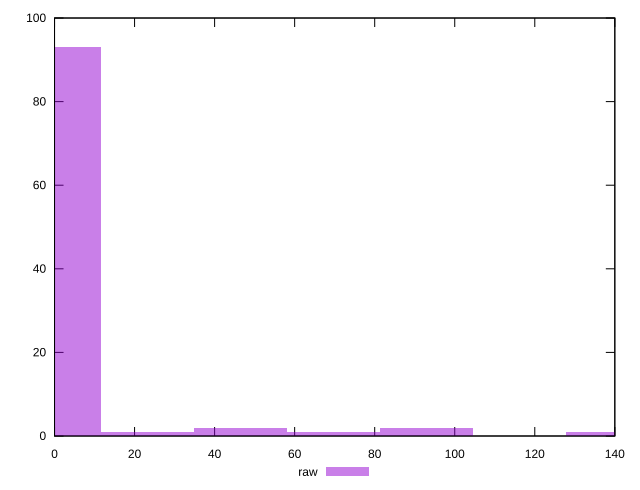

Generate this figure with gnuplot:
reset

$raw <<EOF
0 93
139.3517094982814 1
46.450569832760465 2
92.90113966552093 2
23.225284916380232 1
69.6758547491407 1
EOF

set key outside below
set boxwidth 23.225284916380232
set xrange [0:140]
set yrange [0:100]
set trange [0:100]
set style fill transparent solid 0.5 noborder
set terminal svg size 640, 490 enhanced background rgb 'white'
set output "reports/report_00028_2021-02-24T12-49-42.674Z/unused-css-rules/samples/agenda/raw/histogram.svg"

plot $raw title "raw" with boxes

reset
